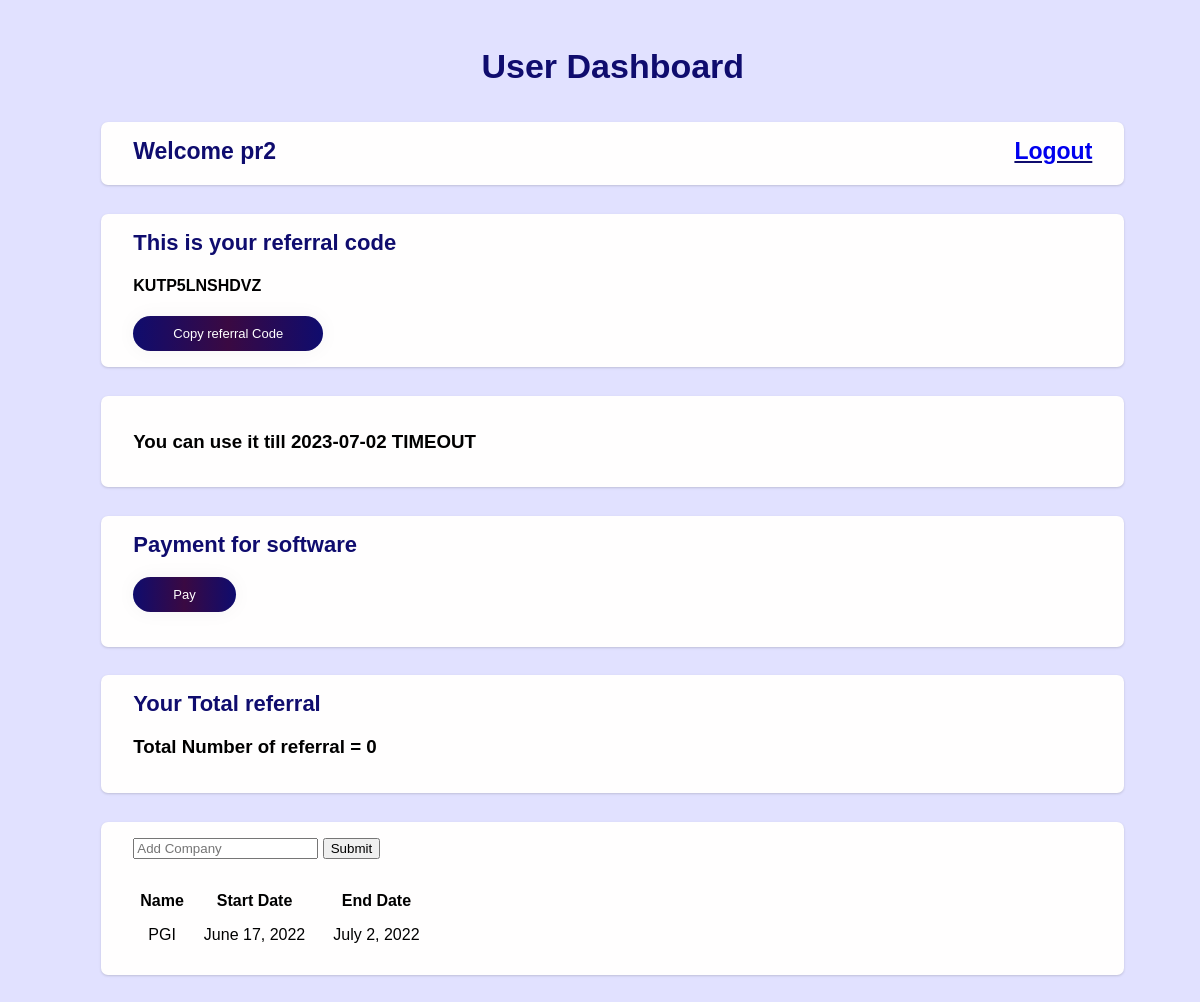
Page / (signed in) on the committed database.
### CA/models.py (models this page shows, shortened)
class PrsignUp(models.Model):
    name = models.CharField(max_length=30, default='')
    email = models.EmailField(default='')
    password = models.CharField(default='', max_length=15)
    ref_code=models.CharField(max_length=55,blank=True)
    recommend_by=models.CharField(max_length=30,default='',blank=True)
    joiningDate = models.DateField(default=timezone.now, null=True, blank=True)
    payment_due_date = models.DateField(default=datetime.now()+timedelta(days=15))
    ispaid = models.BooleanField(default=False)
    totalNoOfReferrals = models.PositiveIntegerField(default=0)

class CompanyDetails(models.Model):
    owner = models.ForeignKey(PrsignUp, on_delete=models.CASCADE)
    name = models.CharField(max_length=30,blank=True, null=True)
    comp_start_date = models.DateField(default=timezone.now, null=True, blank=True)
    comp_due_date = models.DateField(default=datetime.now()+timedelta(days=15), blank=True)

### CA/views.py (the view)
# urls.py: path('', views.PRdashboard, name='PRDASHBOARD'),
def PRdashboard(request):
    if 'email' in request.session:
        print("Inside promoter dashboard")
        z= ''
        msg= ''
        main_key= PrsignUp.objects.get(email= request.session['email'])
        all_comp= CompanyDetails.objects.filter(owner= main_key)
        newdate= datetime.today().strftime('%Y-%m-%d')
        if newdate >= str(main_key.payment_due_date):
            z= 'Please pay the payment'
        else:
            z= f'You can use it till {main_key.payment_due_date}'
        return render(request, 'prdashboard.html', {'all_comp': all_comp, 'main_key':main_key, 'time' : z , 'msg' : msg})
    return redirect('PRLOGIN')

### CA/templates/prdashboard.html (shortened to what this page needs)
<!DOCTYPE html>
<html lang="en">
<head>
</head>
<body>
    <div class="container">
        <div class="heading">User Dashboard</div>
        {% if main_key %}
            <div class="card">
                <div class="spacing">
                    <div class="name">Welcome {{main_key.name}}</div>
                    <div class="logout">
                        <a href="{% url 'PRLOGOUT' %}">Logout</a>
                    </div>
                </div>
            </div>
            {% if all_comp %}
            <div class="card">
                <div class="sign">
                    This is your referral code
                </div>
                <div class="row">
                    <h4>
                        {{main_key.ref_code}}
                    </h4>
                    <div class="tooltip">
                        <button class="submit" onclick="myFunction()" onmouseout="outFunc()">Copy referral Code</button>
                    </div>
                </div>
            </div>
            {% endif %}
            <div class="card">
                <h3>
                    {{time}} TIMEOUT
                </h3>
            </div>
            <div class="card">
                <div class="sign">Payment for software</div>
                <form method="POST" action="{% url 'payment' %}">
                    <h3>
                        <input type="submit" class="submit" value="Pay">
                    </h3>
                </form>
            </div>
            {% if main_key.ref_code %}
            <div class="card">
                <div class="sign">
                    Your Total referral
                </div>
                <h3> Total Number of referral = {{main_key.totalNoOfReferrals}}</h3>
            </div>
            {% endif %}
            {% if main_key.ispaid == True %}
            <div class="card">
                <form action="{% url 'make_comp' %}" method="POST">
                    <input type="text" name="comp_name" placeholder="Add Company">
                    <input type="submit" value="Submit">
                </form>
                {% if all_comp %}
                    <table>
                        <tr>
                            <th>Name</th>
                            <th>Start Date</th>
                            <th>End Date</th>
                        </tr>
                        {% for i in all_comp %}
                        <tr>
                            <td>
                                {{ i.name }}
                            </td>
                            <td>
                                {{ i.comp_start_date }}
                            </td>
                            <td>
                                {{ i.comp_due_date }}
                            </td>
                        </tr>
                        {% endfor %}
                    </table>
                {% endif %}
            </div>
            {% endif %}
        {% else %}
        <a href="{% url 'PRLOGIN' %}" class="nav-item nav-link">
            <i class="fas fa-sign-in-alt" style="font-size:14px; float: left; display:inline; padding: 5px 3px;">
            </i> Login
        </a>
        {% endif %}
</body>
</html>

### CA/templates/prdashboard.html (style rules this page uses)
:root { --dark: #0F0C6E; --background: #9ED8F9; --shade: #33FFD4; }
body { font-family: 'Ubuntu', sans-serif; background-color: #e1e1ff; }
.container { width: 90%; margin: 1rem 3rem; padding: 1.5rem; }
.card { width: 90%; background-color: #fffefe; height: auto; margin: 1.8rem auto; padding: 1rem 2rem; border-radius: 7px; box-shadow: rgba(0, 0, 0, 0.1) 0px 1px 3px 0px, rgba(0, 0, 0, 0.06) 0px 1px 2px 0px; }
.heading { padding: 7px; color: #0F0C6E; font-family: 'Ubuntu', sans-serif; font-weight: bold; font-size: 34px; text-align: center; }
.sign { color: #0F0C6E; font-family: 'Ubuntu', sans-serif; font-weight: bold; font-size: 22px; }
a { text-decoration: none }
.spacing { display: inline-block; width: 100%; }
.name { float: left; color: #0F0C6E; font-weight: 600; font-size: 23px; }
.logout { font-size: 23px; float: right; color: #0F0C6E; font-weight: 600; text-decoration: underline; }
.submit { cursor: pointer; border-radius: 5em; color: #fff; background: linear-gradient(to right, #0F0C6E, #3a0942, #0F0C6E); border: 0; padding-left: 40px; padding-right: 40px; padding-bottom: 10px; padding-top: 10px; font-family: 'Ubuntu', sans-serif; font-size: 13px; box-shadow: 0 0 20px 1px rgba(0, 0, 0, 0.04); transition: all 0.5s cubic-bezier(0.87, 0.29, 0, 0.68); }
table { text-align: center; justify-content: center; margin-top: 30px; }
td { margin: 9px 18px; padding: 13px; }

### rows in the picture
PrsignUp: name "pr2", ref_code "KUTP5LNSHDVZ", totalNoOfReferrals "0"
CompanyDetails: name "PGI", comp_start_date "June 17, 2022", comp_due_date "July 2, 2022"

### other values in the picture
{{ time }} "You can use it till 2023-07-02"
